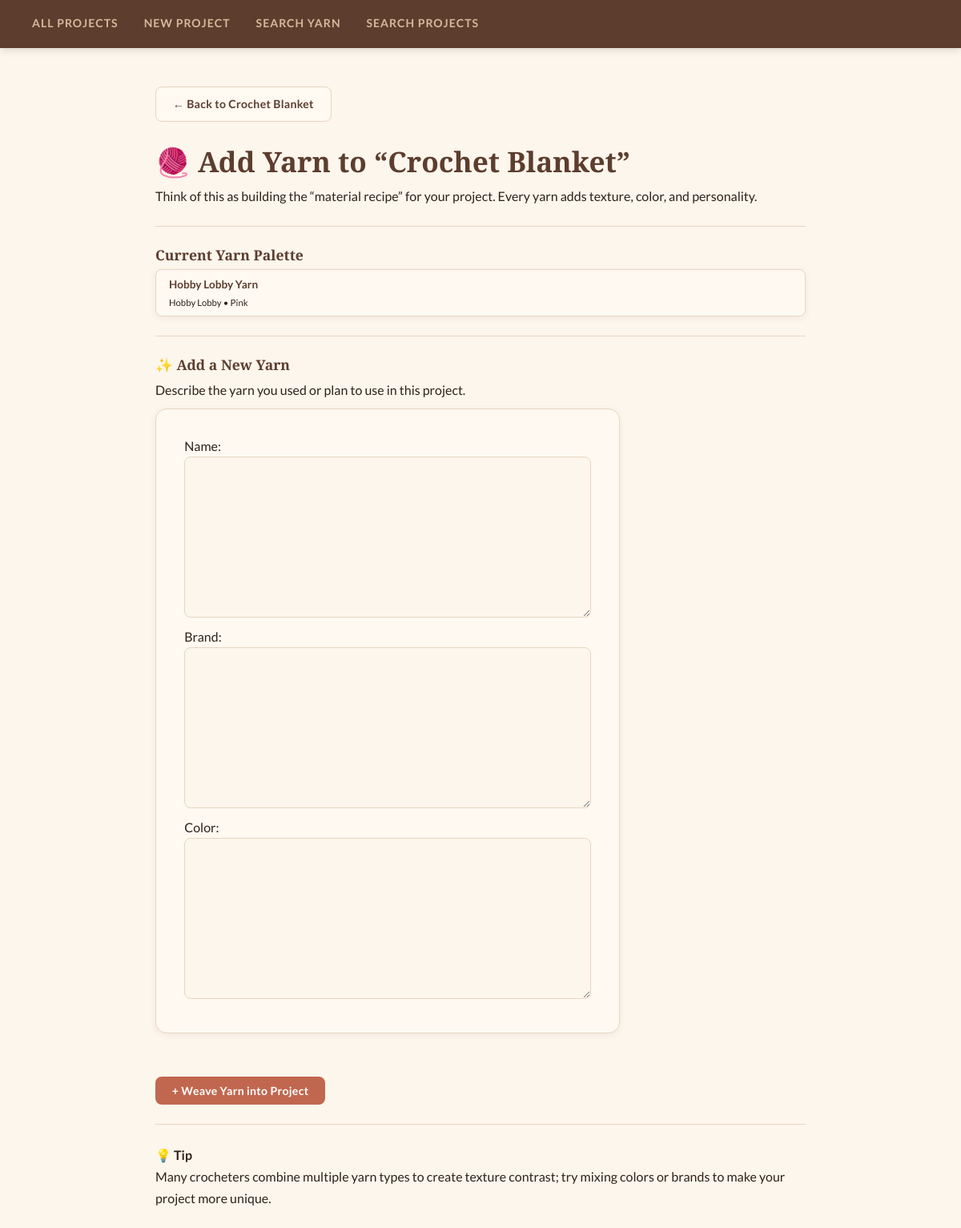
The app's page /crochet/project/1/yarn/, older data.
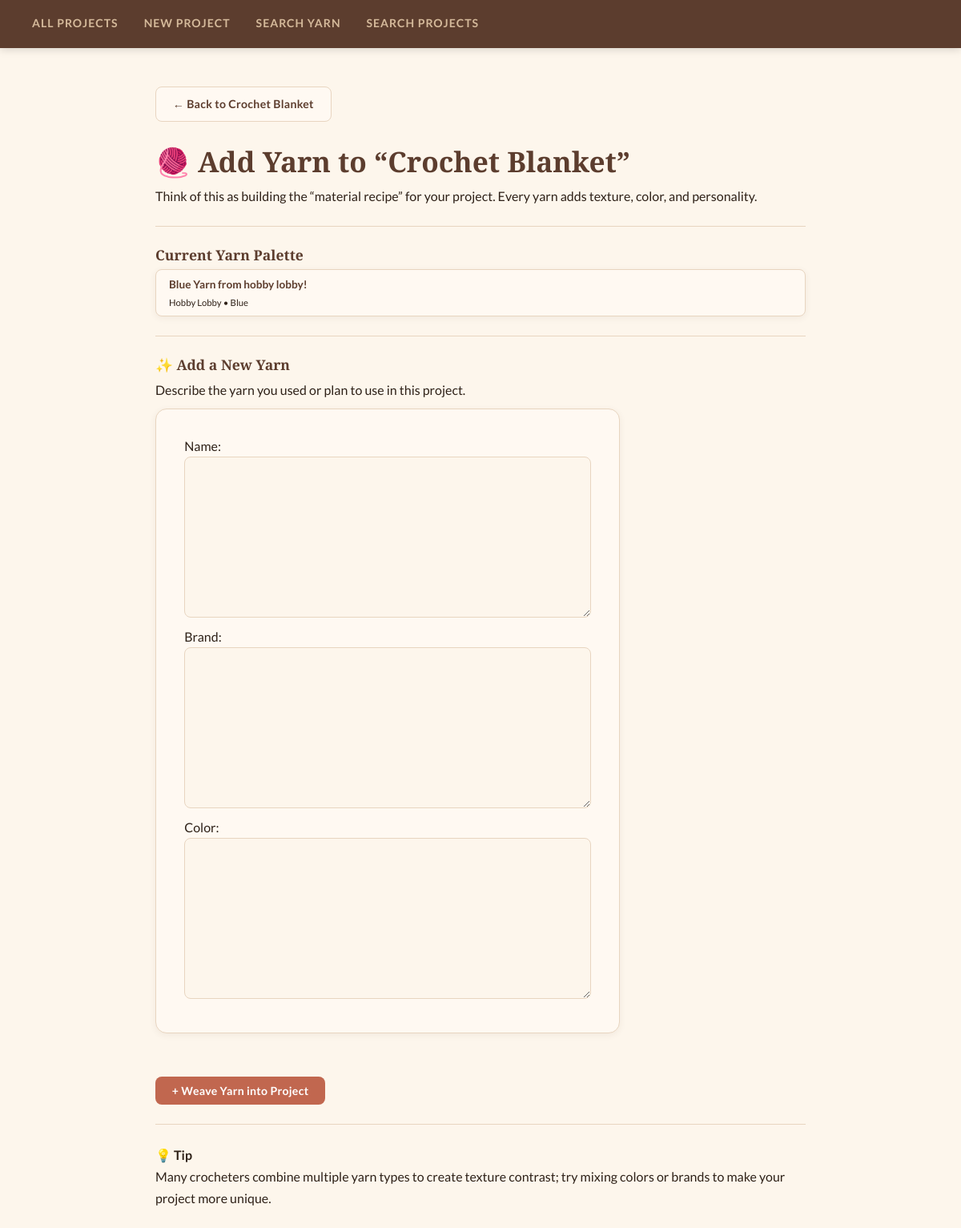
The same page, newer data.
### crochet/models.py (models this page shows, shortened)
class Yarn(models.Model):
    project = models.ForeignKey(Project, on_delete=models.CASCADE)
    name = models.TextField(blank=False)
    brand = models.TextField(blank=False)
    color = models.TextField(blank=False)

### crochet/views.py (the view, shortened to what this page needs)
# urls.py: path('project/<int:pk>/yarn/', views.AddYarnView.as_view(), name='add-yarn'),
class AddYarnView(CreateView):
    model = Yarn
    template_name = 'crochet/add_yarn.html'
    fields = ['name', 'brand', 'color']
    def get_context_data(self, **kwargs):
        context = super().get_context_data(**kwargs)
        context['project'] = get_object_or_404(Project, pk=self.kwargs['pk'])
        return context

### crochet/templates/crochet/add_yarn.html (shortened to what this page needs)
{% extends 'crochet/base.html' %}
{% block content %}
<a href="{% url 'project-detail' project.pk %}" class="btn btn-secondary">
    ← Back to {{ project.title }}
</a>
<br><br>
<div class="yarn-header">
    <h1>🧶 Add Yarn to “{{ project.title }}”</h1>
    <p class="subtitle">
        Think of this as building the “material recipe” for your project.
        Every yarn adds texture, color, and personality.
    </p>
</div>
<hr>
<div class="project-preview">
    <h3>Current Yarn Palette</h3>
    {% if project.yarn_set.all %}
        <div class="yarn-preview-grid">
            {% for yarn in project.yarn_set.all %}
                <div class="yarn-chip">
                    <strong>{{ yarn.name }}</strong><br>
                    <small>{{ yarn.brand }} • {{ yarn.color }}</small>
                </div>
            {% endfor %}
        </div>
    {% else %}
        <p class="empty">No yarn added yet — this project is waiting for its first thread ✨</p>
    {% endif %}
</div>
<hr>
<div class="add-yarn-section">
    <h3>✨ Add a New Yarn</h3>
    <p>Describe the yarn you used or plan to use in this project.</p>
    <form method="POST" class="yarn-form">
        <div class="form-card">
            {{ form.as_p }}
        </div>
<br><br>
        <button type="submit" class="btn btn-primary">
            + Weave Yarn into Project
        </button>
    </form>
</div>
<hr>
<div class="yarn-tips">
    <h4>💡 Tip</h4>
    <p>
        Many crocheters combine multiple yarn types to create texture contrast;
        try mixing colors or brands to make your project more unique.
    </p>
</div>
{% endblock %}

Row changes from the older to the newer data that the page shows:
changed Yarn "Hobby Lobby": name "Hobby Lobby Yarn" → "Blue Yarn from hobby lobby!"; color "Pink" → "Blue"
